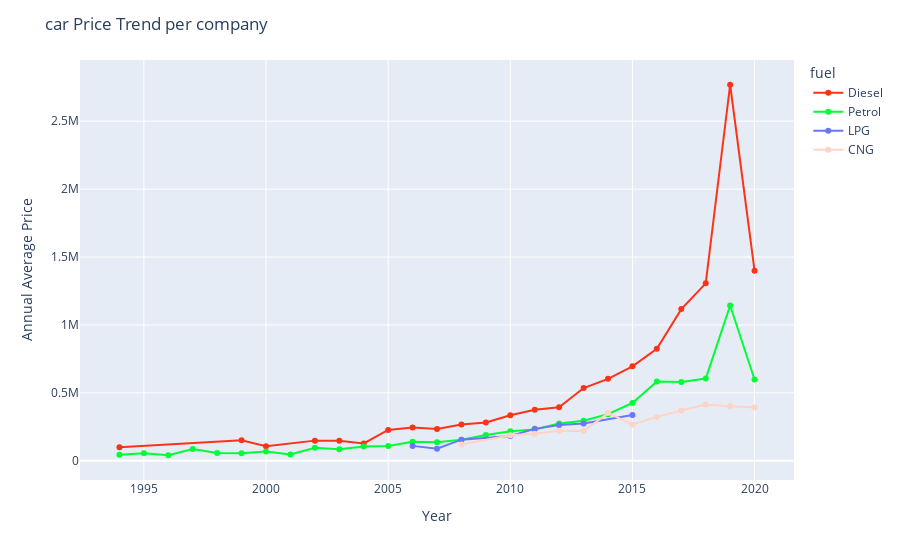

Notebook cell for this chart:
### Code cell
fig = px.line(price_bycompany
                   ,x='year', y = "selling_price", 
                   color = "fuel", color_discrete_sequence=px.colors.qualitative.Light24)
fig.update_traces(mode='markers+lines')
fig.update_layout(
    title="car Price Trend per company",
    xaxis_title="Year",
    yaxis_title="Annual Average Price")
fig.show()

### Figure 1 — Plotly figure (JSON) as saved in the notebook; plotly's stock layout.template omitted (floating-point values rounded to 4 significant figures)
{"data": [{"hovertemplate": "fuel=Diesel<br>year=%{x}<br>selling_price=%{y}<extra></extra>", "legendgroup": "Diesel", "line": {"color": "#FD3216", "dash": "solid"}, "marker": {"symbol": "circle"}, "mode": "markers+lines", "name": "Diesel", "orientation": "v", "showlegend": true, "type": "scatter", "x": ["1994-01-01T00:00:00", "1999-01-01T00:00:00", "2000-01-01T00:00:00", "2002-01-01T00:00:00", "2003-01-01T00:00:00", "2004-01-01T00:00:00", "2005-01-01T00:00:00", "2006-01-01T00:00:00", "2007-01-01T00:00:00", "2008-01-01T00:00:00", "2009-01-01T00:00:00", "2010-01-01T00:00:00", "2011-01-01T00:00:00", "2012-01-01T00:00:00", "2013-01-01T00:00:00", "2014-01-01T00:00:00", "2015-01-01T00:00:00", "2016-01-01T00:00:00", "2017-01-01T00:00:00", "2018-01-01T00:00:00", "2019-01-01T00:00:00", "2020-01-01T00:00:00"], "xaxis": "x", "y": [99000, 151700.0, 106700.0, 148700.0, 147800, 128000, 227300.0, 245100.0, 233900.0, 267300.0, 281602, 335300.0, 375200.0, 394900.0, 535600.0, 603300.0, 695800.0, 825000.0, 1117000.0, 1307000.0, 2769000.0, 1400000.0], "yaxis": "y"}, {"hovertemplate": "fuel=Petrol<br>year=%{x}<br>selling_price=%{y}<extra></extra>", "legendgroup": "Petrol", "line": {"color": "#00FE35", "dash": "solid"}, "marker": {"symbol": "circle"}, "mode": "markers+lines", "name": "Petrol", "orientation": "v", "showlegend": true, "type": "scatter", "x": ["1994-01-01T00:00:00", "1995-01-01T00:00:00", "1996-01-01T00:00:00", "1997-01-01T00:00:00", "1998-01-01T00:00:00", "1999-01-01T00:00:00", "2000-01-01T00:00:00", "2001-01-01T00:00:00", "2002-01-01T00:00:00", "2003-01-01T00:00:00", "2004-01-01T00:00:00", "2005-01-01T00:00:00", "2006-01-01T00:00:00", "2007-01-01T00:00:00", "2008-01-01T00:00:00", "2009-01-01T00:00:00", "2010-01-01T00:00:00", "2011-01-01T00:00:00", "2012-01-01T00:00:00", "2013-01-01T00:00:00", "2014-01-01T00:00:00", "2015-01-01T00:00:00", "2016-01-01T00:00:00", "2017-01-01T00:00:00", "2018-01-01T00:00:00", "2019-01-01T00:00:00", "2020-01-01T00:00:00"], "xaxis": "x", "y": [45000, 55000, 41000, 86111, 57890.0, 56550.0, 68910.0, 46500, 95375, 84450.0, 104900.0, 109700.0, 139800.0, 136900.0, 155900.0, 189900.0, 217400.0, 230300.0, 275000.0, 295100.0, 343400.0, 425400.0, 583300.0, 580800.0, 606000.0, 1144000.0, 598800.0], "yaxis": "y"}, {"hovertemplate": "fuel=LPG<br>year=%{x}<br>selling_price=%{y}<extra></extra>", "legendgroup": "LPG", "line": {"color": "#6A76FC", "dash": "solid"}, "marker": {"symbol": "circle"}, "mode": "markers+lines", "name": "LPG", "orientation": "v", "showlegend": true, "type": "scatter", "x": ["2006-01-01T00:00:00", "2007-01-01T00:00:00", "2008-01-01T00:00:00", "2010-01-01T00:00:00", "2011-01-01T00:00:00", "2012-01-01T00:00:00", "2013-01-01T00:00:00", "2015-01-01T00:00:00"], "xaxis": "x", "y": [110000, 88750, 155700.0, 182800.0, 235250, 263800, 275000, 337500], "yaxis": "y"}, {"hovertemplate": "fuel=CNG<br>year=%{x}<br>selling_price=%{y}<extra></extra>", "legendgroup": "CNG", "line": {"color": "#FED4C4", "dash": "solid"}, "marker": {"symbol": "circle"}, "mode": "markers+lines", "name": "CNG", "orientation": "v", "showlegend": true, "type": "scatter", "x": ["2008-01-01T00:00:00", "2010-01-01T00:00:00", "2011-01-01T00:00:00", "2012-01-01T00:00:00", "2013-01-01T00:00:00", "2014-01-01T00:00:00", "2015-01-01T00:00:00", "2016-01-01T00:00:00", "2017-01-01T00:00:00", "2018-01-01T00:00:00", "2019-01-01T00:00:00", "2020-01-01T00:00:00"], "xaxis": "x", "y": [120000, 188300.0, 198500, 221400, 219700.0, 351250, 267500, 323300.0, 371100.0, 415000.0, 401700.0, 393000.0], "yaxis": "y"}], "layout": {"legend": {"title": {"text": "fuel"}, "tracegroupgap": 0}, "margin": {"t": 60}, "title": {"text": "car Price Trend per company"}, "xaxis": {"anchor": "y", "domain": [0, 1], "title": {"text": "Year"}}, "yaxis": {"anchor": "x", "domain": [0, 1], "title": {"text": "Annual Average Price"}}}}
